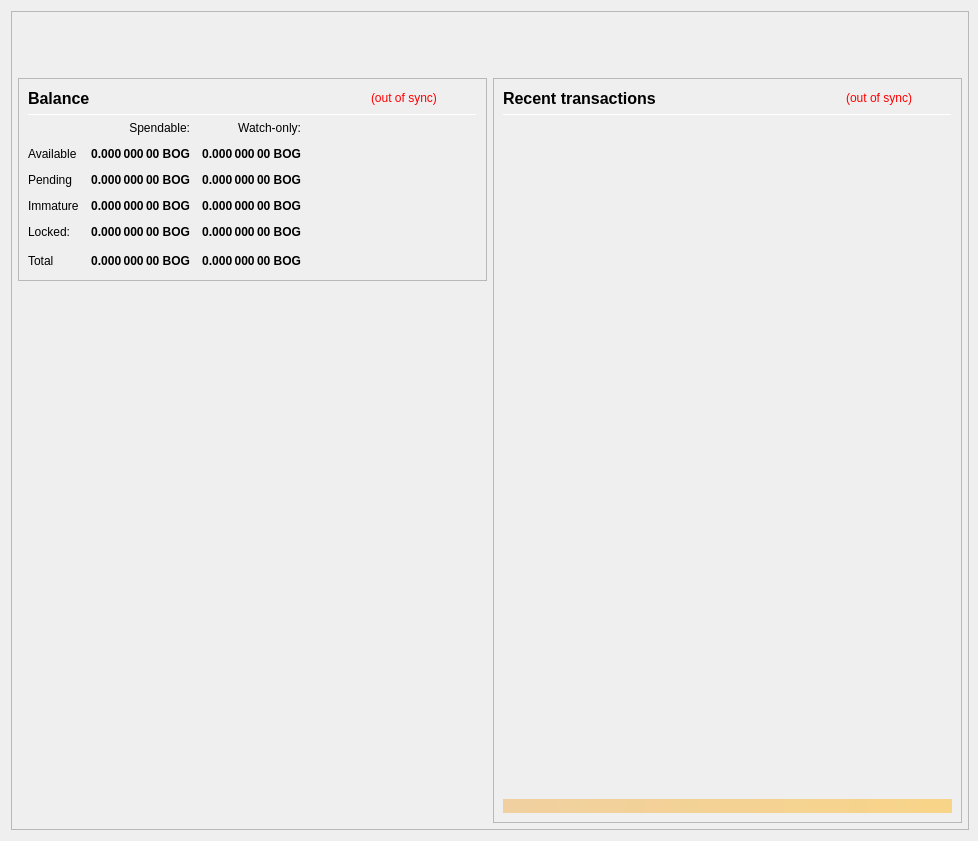
<?xml version="1.0" encoding="UTF-8"?>
<ui version="4.0">
 <class>OverviewPage</class>
 <widget class="QWidget" name="OverviewPage">
  <property name="geometry">
   <rect>
    <x>0</x>
    <y>0</y>
    <width>978</width>
    <height>841</height>
   </rect>
  </property>
  <property name="minimumSize">
   <size>
    <width>960</width>
    <height>682</height>
   </size>
  </property>
  <property name="font">
   <font>
    <weight>50</weight>
    <bold>false</bold>
   </font>
  </property>
  <property name="windowTitle">
   <string>Form</string>
  </property>
  <layout class="QVBoxLayout" name="topLayout" stretch="0">
   <property name="rightMargin">
    <number>9</number>
   </property>
   <item>
    <widget class="QFrame" name="frame_BG">
     <property name="minimumSize">
      <size>
       <width>850</width>
       <height>610</height>
      </size>
     </property>
     <property name="maximumSize">
      <size>
       <width>16777215</width>
       <height>16777215</height>
      </size>
     </property>
     <property name="frameShape">
      <enum>QFrame::StyledPanel</enum>
     </property>
     <property name="frameShadow">
      <enum>QFrame::Raised</enum>
     </property>
     <layout class="QVBoxLayout" name="verticalLayout_3" stretch="0">
      <property name="leftMargin">
       <number>0</number>
      </property>
      <property name="topMargin">
       <number>0</number>
      </property>
      <property name="rightMargin">
       <number>0</number>
      </property>
      <property name="bottomMargin">
       <number>6</number>
      </property>
      <item>
       <layout class="QVBoxLayout" name="verticalLayout_Master" stretch="0,1">
        <property name="leftMargin">
         <number>0</number>
        </property>
        <property name="topMargin">
         <number>0</number>
        </property>
        <property name="rightMargin">
         <number>0</number>
        </property>
        <property name="bottomMargin">
         <number>0</number>
        </property>
        <item>
         <widget class="QFrame" name="frame_Header">
          <layout class="QVBoxLayout" name="verticalLayout_Header" stretch="0">
           <property name="leftMargin">
            <number>0</number>
           </property>
           <property name="topMargin">
            <number>0</number>
           </property>
           <property name="rightMargin">
            <number>0</number>
           </property>
           <property name="bottomMargin">
            <number>0</number>
           </property>
           <item>
            <layout class="QHBoxLayout" name="horizontalLayout_Header" stretch="1,0">
             <property name="spacing">
              <number>6</number>
             </property>
             <item>
              <spacer name="horizontalSpacer_Header">
               <property name="orientation">
                <enum>Qt::Horizontal</enum>
               </property>
               <property name="sizeHint" stdset="0">
                <size>
                 <width>40</width>
                 <height>20</height>
                </size>
               </property>
              </spacer>
             </item>
             <item>
              <widget class="QLabel" name="labelOverviewHeaderRight">
               <property name="minimumSize">
                <size>
                 <width>464</width>
                 <height>60</height>
                </size>
               </property>
               <property name="maximumSize">
                <size>
                 <width>16777215</width>
                 <height>60</height>
                </size>
               </property>
               <property name="font">
                <font>
                 <pointsize>14</pointsize>
                </font>
               </property>
               <property name="text">
                <string/>
               </property>
               <property name="alignment">
                <set>Qt::AlignRight|Qt::AlignTrailing|Qt::AlignVCenter</set>
               </property>
              </widget>
             </item>
            </layout>
           </item>
          </layout>
         </widget>
        </item>
        <item>
         <widget class="QFrame" name="frame_Content">
          <layout class="QVBoxLayout" name="verticalLayout_Content">
           <property name="leftMargin">
            <number>6</number>
           </property>
           <property name="topMargin">
            <number>0</number>
           </property>
           <property name="rightMargin">
            <number>6</number>
           </property>
           <property name="bottomMargin">
            <number>0</number>
           </property>
           <item>
            <layout class="QHBoxLayout" name="horizontalLayout_Content" stretch="1,1">
             <property name="spacing">
              <number>6</number>
             </property>
             <item>
              <layout class="QVBoxLayout" name="verticalLayout_left" stretch="0,0">
               <item>
                <widget class="QFrame" name="frameBalances">
                 <property name="frameShape">
                  <enum>QFrame::StyledPanel</enum>
                 </property>
                 <property name="frameShadow">
                  <enum>QFrame::Raised</enum>
                 </property>
                 <layout class="QVBoxLayout" name="verticalLayout_4">
                  <item>
                   <layout class="QHBoxLayout" name="hlBalancesHeader" stretch="2,0,0">
                    <property name="spacing">
                     <number>6</number>
                    </property>
                    <item>
                     <widget class="QLabel" name="labelBalances">
                      <property name="minimumSize">
                       <size>
                        <width>0</width>
                        <height>0</height>
                       </size>
                      </property>
                      <property name="font">
                       <font>
                        <pointsize>12</pointsize>
                        <weight>75</weight>
                        <bold>true</bold>
                       </font>
                      </property>
                      <property name="text">
                       <string>Balance</string>
                      </property>
                     </widget>
                    </item>
                    <item>
                     <widget class="QLabel" name="labelWalletStatus">
                      <property name="cursor">
                       <cursorShape>WhatsThisCursor</cursorShape>
                      </property>
                      <property name="toolTip">
                       <string>The displayed information may be out of date. Your wallet automatically synchronizes with the BogCoin network after a connection is established, but this process has not completed yet.</string>
                      </property>
                      <property name="styleSheet">
                       <string notr="true">QLabel { color: red; }</string>
                      </property>
                      <property name="text">
                       <string notr="true">(out of sync)</string>
                      </property>
                      <property name="alignment">
                       <set>Qt::AlignLeading|Qt::AlignLeft|Qt::AlignVCenter</set>
                      </property>
                     </widget>
                    </item>
                    <item>
                     <spacer name="hsBalancesHeader">
                      <property name="orientation">
                       <enum>Qt::Horizontal</enum>
                      </property>
                      <property name="sizeHint" stdset="0">
                       <size>
                        <width>40</width>
                        <height>20</height>
                       </size>
                      </property>
                     </spacer>
                    </item>
                   </layout>
                  </item>
                  <item>
                   <widget class="Line" name="lineBalances">
                    <property name="minimumSize">
                     <size>
                      <width>0</width>
                      <height>1</height>
                     </size>
                    </property>
                    <property name="maximumSize">
                     <size>
                      <width>16777215</width>
                      <height>1</height>
                     </size>
                    </property>
                    <property name="orientation">
                     <enum>Qt::Horizontal</enum>
                    </property>
                   </widget>
                  </item>
                  <item>
                   <layout class="QGridLayout" name="gridLayout">
                    <property name="spacing">
                     <number>12</number>
                    </property>
                    <item row="0" column="1">
                     <widget class="QLabel" name="labelSpendable">
                      <property name="text">
                       <string>Spendable:</string>
                      </property>
                      <property name="alignment">
                       <set>Qt::AlignRight|Qt::AlignTrailing|Qt::AlignVCenter</set>
                      </property>
                     </widget>
                    </item>
                    <item row="0" column="2">
                     <widget class="QLabel" name="labelWatchonly">
                      <property name="text">
                       <string>Watch-only:</string>
                      </property>
                      <property name="alignment">
                       <set>Qt::AlignRight|Qt::AlignTrailing|Qt::AlignVCenter</set>
                      </property>
                     </widget>
                    </item>
                    <item row="1" column="0">
                     <widget class="QLabel" name="labelAvailableText">
                      <property name="text">
                       <string>Available</string>
                      </property>
                      <property name="textInteractionFlags">
                       <set>Qt::NoTextInteraction</set>
                      </property>
                     </widget>
                    </item>
                    <item row="1" column="1">
                     <widget class="QLabel" name="labelAvailable">
                      <property name="font">
                       <font>
                        <weight>75</weight>
                        <bold>true</bold>
                       </font>
                      </property>
                      <property name="cursor">
                       <cursorShape>ArrowCursor</cursorShape>
                      </property>
                      <property name="toolTip">
                       <string>Your current spendable balance</string>
                      </property>
                      <property name="text">
                       <string notr="true">0.000 000 00 BOG</string>
                      </property>
                      <property name="alignment">
                       <set>Qt::AlignRight|Qt::AlignTrailing|Qt::AlignVCenter</set>
                      </property>
                      <property name="textInteractionFlags">
                       <set>Qt::NoTextInteraction</set>
                      </property>
                     </widget>
                    </item>
                    <item row="1" column="2">
                     <widget class="QLabel" name="labelWatchAvailable">
                      <property name="font">
                       <font>
                        <weight>75</weight>
                        <bold>true</bold>
                       </font>
                      </property>
                      <property name="cursor">
                       <cursorShape>ArrowCursor</cursorShape>
                      </property>
                      <property name="toolTip">
                       <string>Your current balance in watch-only addresses</string>
                      </property>
                      <property name="text">
                       <string notr="true">0.000 000 00 BOG</string>
                      </property>
                      <property name="alignment">
                       <set>Qt::AlignRight|Qt::AlignTrailing|Qt::AlignVCenter</set>
                      </property>
                      <property name="textInteractionFlags">
                       <set>Qt::NoTextInteraction</set>
                      </property>
                     </widget>
                    </item>
                    <item row="2" column="0">
                     <widget class="QLabel" name="labelPendingText">
                      <property name="text">
                       <string>Pending</string>
                      </property>
                      <property name="textInteractionFlags">
                       <set>Qt::NoTextInteraction</set>
                      </property>
                     </widget>
                    </item>
                    <item row="2" column="1">
                     <widget class="QLabel" name="labelPending">
                      <property name="font">
                       <font>
                        <weight>75</weight>
                        <bold>true</bold>
                       </font>
                      </property>
                      <property name="cursor">
                       <cursorShape>ArrowCursor</cursorShape>
                      </property>
                      <property name="toolTip">
                       <string>Total of transactions that have yet to be confirmed, and do not yet count toward the spendable balance</string>
                      </property>
                      <property name="text">
                       <string notr="true">0.000 000 00 BOG</string>
                      </property>
                      <property name="alignment">
                       <set>Qt::AlignRight|Qt::AlignTrailing|Qt::AlignVCenter</set>
                      </property>
                      <property name="textInteractionFlags">
                       <set>Qt::NoTextInteraction</set>
                      </property>
                     </widget>
                    </item>
                    <item row="2" column="2">
                     <widget class="QLabel" name="labelWatchPending">
                      <property name="font">
                       <font>
                        <weight>75</weight>
                        <bold>true</bold>
                       </font>
                      </property>
                      <property name="cursor">
                       <cursorShape>ArrowCursor</cursorShape>
                      </property>
                      <property name="toolTip">
                       <string>Unconfirmed transactions to watch-only addresses</string>
                      </property>
                      <property name="text">
                       <string notr="true">0.000 000 00 BOG</string>
                      </property>
                      <property name="alignment">
                       <set>Qt::AlignRight|Qt::AlignTrailing|Qt::AlignVCenter</set>
                      </property>
                      <property name="textInteractionFlags">
                       <set>Qt::NoTextInteraction</set>
                      </property>
                     </widget>
                    </item>
                    <item row="3" column="0">
                     <widget class="QLabel" name="labelImmatureText">
                      <property name="text">
                       <string>Immature</string>
                      </property>
                      <property name="textInteractionFlags">
                       <set>Qt::NoTextInteraction</set>
                      </property>
                     </widget>
                    </item>
                    <item row="3" column="1">
                     <widget class="QLabel" name="labelImmature">
                      <property name="font">
                       <font>
                        <weight>75</weight>
                        <bold>true</bold>
                       </font>
                      </property>
                      <property name="cursor">
                       <cursorShape>ArrowCursor</cursorShape>
                      </property>
                      <property name="toolTip">
                       <string>Staked or masternode rewards that has not yet matured</string>
                      </property>
                      <property name="text">
                       <string notr="true">0.000 000 00 BOG</string>
                      </property>
                      <property name="alignment">
                       <set>Qt::AlignRight|Qt::AlignTrailing|Qt::AlignVCenter</set>
                      </property>
                      <property name="textInteractionFlags">
                       <set>Qt::NoTextInteraction</set>
                      </property>
                     </widget>
                    </item>
                    <item row="3" column="2">
                     <widget class="QLabel" name="labelWatchImmature">
                      <property name="font">
                       <font>
                        <weight>75</weight>
                        <bold>true</bold>
                       </font>
                      </property>
                      <property name="cursor">
                       <cursorShape>ArrowCursor</cursorShape>
                      </property>
                      <property name="toolTip">
                       <string>Staked or masternode rewards in watch-only addresses that has not yet matured</string>
                      </property>
                      <property name="text">
                       <string notr="true">0.000 000 00 BOG</string>
                      </property>
                      <property name="alignment">
                       <set>Qt::AlignRight|Qt::AlignTrailing|Qt::AlignVCenter</set>
                      </property>
                      <property name="textInteractionFlags">
                       <set>Qt::NoTextInteraction</set>
                      </property>
                     </widget>
                    </item>
                    <item row="4" column="0">
                     <widget class="QLabel" name="labelLockedText">
                      <property name="toolTip">
                       <string>Locked BOG or Masternode collaterals.</string>
                      </property>
                      <property name="text">
                       <string>Locked:</string>
                      </property>
                     </widget>
                    </item>
                    <item row="4" column="1">
                     <widget class="QLabel" name="labelLocked">
                      <property name="font">
                       <font>
                        <weight>75</weight>
                        <bold>true</bold>
                       </font>
                      </property>
                      <property name="cursor">
                       <cursorShape>ArrowCursor</cursorShape>
                      </property>
                      <property name="toolTip">
                       <string>Locked BOG or Masternode collaterals.</string>
                      </property>
                      <property name="text">
                       <string notr="true">0.000 000 00 BOG</string>
                      </property>
                      <property name="alignment">
                       <set>Qt::AlignRight|Qt::AlignTrailing|Qt::AlignVCenter</set>
                      </property>
                      <property name="textInteractionFlags">
                       <set>Qt::NoTextInteraction</set>
                      </property>
                     </widget>
                    </item>
                    <item row="4" column="2">
                     <widget class="QLabel" name="labelWatchLocked">
                      <property name="font">
                       <font>
                        <weight>75</weight>
                        <bold>true</bold>
                       </font>
                      </property>
                      <property name="cursor">
                       <cursorShape>ArrowCursor</cursorShape>
                      </property>
                      <property name="toolTip">
                       <string>Current locked balance in watch-only addresses</string>
                      </property>
                      <property name="text">
                       <string notr="true">0.000 000 00 BOG</string>
                      </property>
                      <property name="alignment">
                       <set>Qt::AlignRight|Qt::AlignTrailing|Qt::AlignVCenter</set>
                      </property>
                      <property name="textInteractionFlags">
                       <set>Qt::NoTextInteraction</set>
                      </property>
                     </widget>
                    </item>
                    <item row="5" column="0">
                     <widget class="QLabel" name="labelTotalText">
                      <property name="text">
                       <string>Total</string>
                      </property>
                      <property name="textInteractionFlags">
                       <set>Qt::NoTextInteraction</set>
                      </property>
                     </widget>
                    </item>
                    <item row="5" column="1">
                     <widget class="QLabel" name="labelTotal">
                      <property name="font">
                       <font>
                        <weight>75</weight>
                        <bold>true</bold>
                       </font>
                      </property>
                      <property name="cursor">
                       <cursorShape>ArrowCursor</cursorShape>
                      </property>
                      <property name="toolTip">
                       <string>Your current total balance</string>
                      </property>
                      <property name="text">
                       <string notr="true">0.000 000 00 BOG</string>
                      </property>
                      <property name="alignment">
                       <set>Qt::AlignRight|Qt::AlignTrailing|Qt::AlignVCenter</set>
                      </property>
                      <property name="textInteractionFlags">
                       <set>Qt::NoTextInteraction</set>
                      </property>
                     </widget>
                    </item>
                    <item row="5" column="2">
                     <widget class="QLabel" name="labelWatchTotal">
                      <property name="font">
                       <font>
                        <weight>75</weight>
                        <bold>true</bold>
                       </font>
                      </property>
                      <property name="cursor">
                       <cursorShape>ArrowCursor</cursorShape>
                      </property>
                      <property name="toolTip">
                       <string>Current total balance in watch-only addresses</string>
                      </property>
                      <property name="text">
                       <string notr="true">0.000 000 00 BOG</string>
                      </property>
                      <property name="alignment">
                       <set>Qt::AlignRight|Qt::AlignTrailing|Qt::AlignVCenter</set>
                      </property>
                      <property name="textInteractionFlags">
                       <set>Qt::NoTextInteraction</set>
                      </property>
                     </widget>
                    </item>
                    <item row="5" column="3">
                     <spacer name="hsBalances">
                      <property name="orientation">
                       <enum>Qt::Horizontal</enum>
                      </property>
                      <property name="sizeHint" stdset="0">
                       <size>
                        <width>40</width>
                        <height>20</height>
                       </size>
                      </property>
                     </spacer>
                    </item>
                   </layout>
                  </item>
                 </layout>
                </widget>
               </item>
               <item>
                <spacer name="verticalSpacer">
                 <property name="orientation">
                  <enum>Qt::Vertical</enum>
                 </property>
                 <property name="sizeHint" stdset="0">
                  <size>
                   <width>20</width>
                   <height>40</height>
                  </size>
                 </property>
                </spacer>
               </item>
              </layout>
             </item>
             <item>
              <layout class="QVBoxLayout" name="verticalLayout_right" stretch="1">
               <item>
                <widget class="QFrame" name="frame_RecentTransactions">
                 <property name="minimumSize">
                  <size>
                   <width>0</width>
                   <height>0</height>
                  </size>
                 </property>
                 <property name="frameShape">
                  <enum>QFrame::StyledPanel</enum>
                 </property>
                 <property name="frameShadow">
                  <enum>QFrame::Raised</enum>
                 </property>
                 <layout class="QVBoxLayout" name="verticalLayout_1" stretch="0,0,0,0,0">
                  <item>
                   <layout class="QHBoxLayout" name="horizontalLayout_2" stretch="2,0,0">
                    <property name="spacing">
                     <number>3</number>
                    </property>
                    <item>
                     <widget class="QLabel" name="labelRecentTransactions">
                      <property name="minimumSize">
                       <size>
                        <width>0</width>
                        <height>20</height>
                       </size>
                      </property>
                      <property name="font">
                       <font>
                        <pointsize>12</pointsize>
                        <weight>75</weight>
                        <bold>true</bold>
                       </font>
                      </property>
                      <property name="text">
                       <string>Recent transactions</string>
                      </property>
                     </widget>
                    </item>
                    <item>
                     <widget class="QLabel" name="labelTransactionsStatus">
                      <property name="cursor">
                       <cursorShape>WhatsThisCursor</cursorShape>
                      </property>
                      <property name="toolTip">
                       <string>The displayed information may be out of date. Your wallet automatically synchronizes with the BogCoin network after a connection is established, but this process has not completed yet.</string>
                      </property>
                      <property name="styleSheet">
                       <string notr="true">QLabel { color: red; }</string>
                      </property>
                      <property name="text">
                       <string notr="true">(out of sync)</string>
                      </property>
                      <property name="alignment">
                       <set>Qt::AlignRight|Qt::AlignTrailing|Qt::AlignVCenter</set>
                      </property>
                     </widget>
                    </item>
                    <item>
                     <spacer name="horizontalSpacer">
                      <property name="orientation">
                       <enum>Qt::Horizontal</enum>
                      </property>
                      <property name="sizeHint" stdset="0">
                       <size>
                        <width>40</width>
                        <height>20</height>
                       </size>
                      </property>
                     </spacer>
                    </item>
                   </layout>
                  </item>
                  <item>
                   <widget class="Line" name="line">
                    <property name="minimumSize">
                     <size>
                      <width>0</width>
                      <height>1</height>
                     </size>
                    </property>
                    <property name="maximumSize">
                     <size>
                      <width>16777215</width>
                      <height>1</height>
                     </size>
                    </property>
                    <property name="orientation">
                     <enum>Qt::Horizontal</enum>
                    </property>
                   </widget>
                  </item>
                  <item>
                   <widget class="QListView" name="listTransactions">
                    <property name="minimumSize">
                     <size>
                      <width>0</width>
                      <height>0</height>
                     </size>
                    </property>
                    <property name="styleSheet">
                     <string notr="true">QListView { background: transparent; }</string>
                    </property>
                    <property name="frameShape">
                     <enum>QFrame::NoFrame</enum>
                    </property>
                    <property name="verticalScrollBarPolicy">
                     <enum>Qt::ScrollBarAlwaysOff</enum>
                    </property>
                    <property name="horizontalScrollBarPolicy">
                     <enum>Qt::ScrollBarAlwaysOff</enum>
                    </property>
                    <property name="selectionMode">
                     <enum>QAbstractItemView::NoSelection</enum>
                    </property>
                   </widget>
                  </item>
                  <item>
                   <spacer name="verticalSpacer_2">
                    <property name="orientation">
                     <enum>Qt::Vertical</enum>
                    </property>
                    <property name="sizeType">
                     <enum>QSizePolicy::Expanding</enum>
                    </property>
                    <property name="sizeHint" stdset="0">
                     <size>
                      <width>20</width>
                      <height>40</height>
                     </size>
                    </property>
                   </spacer>
                  </item>
                  <item>
                   <widget class="QLabel" name="labelAlerts">
                    <property name="maximumSize">
                     <size>
                      <width>16777215</width>
                      <height>16777215</height>
                     </size>
                    </property>
                    <property name="styleSheet">
                     <string notr="true">background-color: qlineargradient(x1: 0, y1: 0, x2: 1, y2: 0, stop:0 #F0D0A0, stop:1 #F8D488); color:#000000;</string>
                    </property>
                    <property name="text">
                     <string/>
                    </property>
                    <property name="wordWrap">
                     <bool>true</bool>
                    </property>
                    <property name="margin">
                     <number>3</number>
                    </property>
                   </widget>
                  </item>
                 </layout>
                </widget>
               </item>
              </layout>
             </item>
            </layout>
           </item>
          </layout>
         </widget>
        </item>
       </layout>
      </item>
     </layout>
    </widget>
   </item>
  </layout>
 </widget>
 <resources/>
 <connections/>
</ui>
